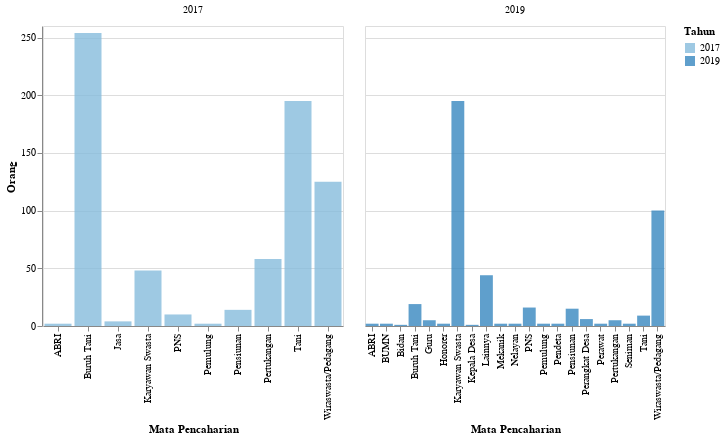

The cell this chart's notebook holds for it:
### Markdown cell above
<h2> Kependudukan Berdasarkan Mata Pencaharian</h2>

### Code cell
df_6 = data('Penduduk menurut Mata Pencaharian')
plot6 = plot_2(df_6,'Orang','Mata Pencaharian',300)
plot6

### Figure 1 — Vega-Lite specification as saved in the notebook (floating-point values rounded to 4 significant figures)
{"config": {"view": {"continuousWidth": 400, "continuousHeight": 300}}, "data": {"name": "data-7893fa52b3da6e1dd5db8441183faf52"}, "mark": {"type": "bar", "opacity": 0.8}, "encoding": {"color": {"condition": {"type": "ordinal", "field": "Tahun", "selection": "selector011"}, "value": "lightgray"}, "column": {"type": "ordinal", "field": "Tahun", "title": ""}, "tooltip": [{"type": "quantitative", "field": "Tahun"}, {"type": "nominal", "field": "Keterangan"}, {"type": "nominal", "field": "N"}, {"type": "nominal", "field": "Satuan"}], "x": {"type": "ordinal", "field": "Keterangan", "title": "Mata Pencaharian"}, "y": {"type": "quantitative", "axis": {"tickMinStep": 1}, "field": "N", "title": "Orang"}}, "resolve": {"scale": {"x": "independent"}}, "selection": {"selector011": {"type": "single", "encodings": ["x", "color"]}, "selector012": {"type": "interval", "bind": "scales", "encodings": ["x", "y"]}}, "width": 300, "$schema": "https://vega.github.io/schema/vega-lite/v4.8.1.json", "datasets": {"data-7893fa52b3da6e1dd5db8441183faf52": [{"Tahun": 2017, "Kode": 1, "Data": "Kependudukan", "Kode Kategori": 1.8, "Kategori": "Penduduk menurut Mata Pencaharian", "Keterangan": "PNS", "N": "10", "Satuan": "Orang"}, {"Tahun": 2017, "Kode": 1, "Data": "Kependudukan", "Kode Kategori": 1.8, "Kategori": "Penduduk menurut Mata Pencaharian", "Keterangan": "ABRI", "N": "2", "Satuan": "Orang"}, {"Tahun": 2017, "Kode": 1, "Data": "Kependudukan", "Kode Kategori": 1.8, "Kategori": "Penduduk menurut Mata Pencaharian", "Keterangan": "Karyawan Swasta", "N": "48", "Satuan": "Orang"}, {"Tahun": 2017, "Kode": 1, "Data": "Kependudukan", "Kode Kategori": 1.8, "Kategori": "Penduduk menurut Mata Pencaharian", "Keterangan": "Wiraswasta/Pedagang", "N": "125", "Satuan": "Orang"}, {"Tahun": 2017, "Kode": 1, "Data": "Kependudukan", "Kode Kategori": 1.8, "Kategori": "Penduduk menurut Mata Pencaharian", "Keterangan": "Tani", "N": "195", "Satuan": "Orang"}, {"Tahun": 2017, "Kode": 1, "Data": "Kependudukan", "Kode Kategori": 1.8, "Kategori": "Penduduk menurut Mata Pencaharian", "Keterangan": "Pertukangan", "N": "58", "Satuan": "Orang"}, {"Tahun": 2017, "Kode": 1, "Data": "Kependudukan", "Kode Kategori": 1.8, "Kategori": "Penduduk menurut Mata Pencaharian", "Keterangan": "Buruh Tani", "N": "254", "Satuan": "Orang"}, {"Tahun": 2017, "Kode": 1, "Data": "Kependudukan", "Kode Kategori": 1.8, "Kategori": "Penduduk menurut Mata Pencaharian", "Keterangan": "Pensiunan", "N": "14", "Satuan": "Orang"}, {"Tahun": 2017, "Kode": 1, "Data": "Kependudukan", "Kode Kategori": 1.8, "Kategori": "Penduduk menurut Mata Pencaharian", "Keterangan": "Nelayan", "N": null, "Satuan": "Orang"}, {"Tahun": 2017, "Kode": 1, "Data": "Kependudukan", "Kode Kategori": 1.8, "Kategori": "Penduduk menurut Mata Pencaharian", "Keterangan": "Pemulung", "N": "2", "Satuan": "Orang"}, {"Tahun": 2017, "Kode": 1, "Data": "Kependudukan", "Kode Kategori": 1.8, "Kategori": "Penduduk menurut Mata Pencaharian", "Keterangan": "Jasa", "N": "4", "Satuan": "Orang"}, {"Tahun": 2019, "Kode": 1, "Data": "Kependudukan", "Kode Kategori": 1.8, "Kategori": "Penduduk menurut Mata Pencaharian", "Keterangan": "PNS", "N": 16.0, "Satuan": "Orang"}, {"Tahun": 2019, "Kode": 1, "Data": "Kependudukan", "Kode Kategori": 1.8, "Kategori": "Penduduk menurut Mata Pencaharian", "Keterangan": "ABRI", "N": 2.0, "Satuan": "Orang"}, {"Tahun": 2019, "Kode": 1, "Data": "Kependudukan", "Kode Kategori": 1.8, "Kategori": "Penduduk menurut Mata Pencaharian", "Keterangan": "Karyawan Swasta", "N": 195.0, "Satuan": "Orang"}, {"Tahun": 2019, "Kode": 1, "Data": "Kependudukan", "Kode Kategori": 1.8, "Kategori": "Penduduk menurut Mata Pencaharian", "Keterangan": "Wiraswasta/Pedagang", "N": 100.0, "Satuan": "Orang"}, {"Tahun": 2019, "Kode": 1, "Data": "Kependudukan", "Kode Kategori": 1.8, "Kategori": "Penduduk menurut Mata Pencaharian", "Keterangan": "Tani", "N": 9.0, "Satuan": "Orang"}, {"Tahun": 2019, "Kode": 1, "Data": "Kependudukan", "Kode Kategori": 1.8, "Kategori": "Penduduk menurut Mata Pencaharian", "Keterangan": "Pertukangan", "N": 5.0, "Satuan": "Orang"}, {"Tahun": 2019, "Kode": 1, "Data": "Kependudukan", "Kode Kategori": 1.8, "Kategori": "Penduduk menurut Mata Pencaharian", "Keterangan": "Buruh Tani", "N": 19.0, "Satuan": "Orang"}, {"Tahun": 2019, "Kode": 1, "Data": "Kependudukan", "Kode Kategori": 1.8, "Kategori": "Penduduk menurut Mata Pencaharian", "Keterangan": "Pensiunan", "N": 15.0, "Satuan": "Orang"}, {"Tahun": 2019, "Kode": 1, "Data": "Kependudukan", "Kode Kategori": 1.8, "Kategori": "Penduduk menurut Mata Pencaharian", "Keterangan": "Nelayan", "N": 2.0, "Satuan": "Orang"}, {"Tahun": 2019, "Kode": 1, "Data": "Kependudukan", "Kode Kategori": 1.8, "Kategori": "Penduduk menurut Mata Pencaharian", "Keterangan": "Pemulung", "N": 2.0, "Satuan": "Orang"}, {"Tahun": 2019, "Kode": 1, "Data": "Kependudukan", "Kode Kategori": 1.8, "Kategori": "Penduduk menurut Mata Pencaharian", "Keterangan": "BUMN", "N": 2.0, "Satuan": "Orang"}, {"Tahun": 2019, "Kode": 1, "Data": "Kependudukan", "Kode Kategori": 1.8, "Kategori": "Penduduk menurut Mata Pencaharian", "Keterangan": "Honorer", "N": 2.0, "Satuan": "Orang"}, {"Tahun": 2019, "Kode": 1, "Data": "Kependudukan", "Kode Kategori": 1.8, "Kategori": "Penduduk menurut Mata Pencaharian", "Keterangan": "Guru", "N": 5.0, "Satuan": "Orang"}, {"Tahun": 2019, "Kode": 1, "Data": "Kependudukan", "Kode Kategori": 1.8, "Kategori": "Penduduk menurut Mata Pencaharian", "Keterangan": "Bidan", "N": 1.0, "Satuan": "Orang"}, {"Tahun": 2019, "Kode": 1, "Data": "Kependudukan", "Kode Kategori": 1.8, "Kategori": "Penduduk menurut Mata Pencaharian", "Keterangan": "Perawat", "N": 2.0, "Satuan": "Orang"}, {"Tahun": 2019, "Kode": 1, "Data": "Kependudukan", "Kode Kategori": 1.8, "Kategori": "Penduduk menurut Mata Pencaharian", "Keterangan": "Pendeta", "N": 2.0, "Satuan": "Orang"}, {"Tahun": 2019, "Kode": 1, "Data": "Kependudukan", "Kode Kategori": 1.8, "Kategori": "Penduduk menurut Mata Pencaharian", "Keterangan": "Seniman", "N": 2.0, "Satuan": "Orang"}, {"Tahun": 2019, "Kode": 1, "Data": "Kependudukan", "Kode Kategori": 1.8, "Kategori": "Penduduk menurut Mata Pencaharian", "Keterangan": "Mekanik", "N": 2.0, "Satuan": "Orang"}, {"Tahun": 2019, "Kode": 1, "Data": "Kependudukan", "Kode Kategori": 1.8, "Kategori": "Penduduk menurut Mata Pencaharian", "Keterangan": "Kepala Desa", "N": 1.0, "Satuan": "Orang"}, {"Tahun": 2019, "Kode": 1, "Data": "Kependudukan", "Kode Kategori": 1.8, "Kategori": "Penduduk menurut Mata Pencaharian", "Keterangan": "Perangkat Desa", "N": 6.0, "Satuan": "Orang"}, {"Tahun": 2019, "Kode": 1, "Data": "Kependudukan", "Kode Kategori": 1.8, "Kategori": "Penduduk menurut Mata Pencaharian", "Keterangan": "Lainnya", "N": 44.0, "Satuan": "Orang"}]}}
